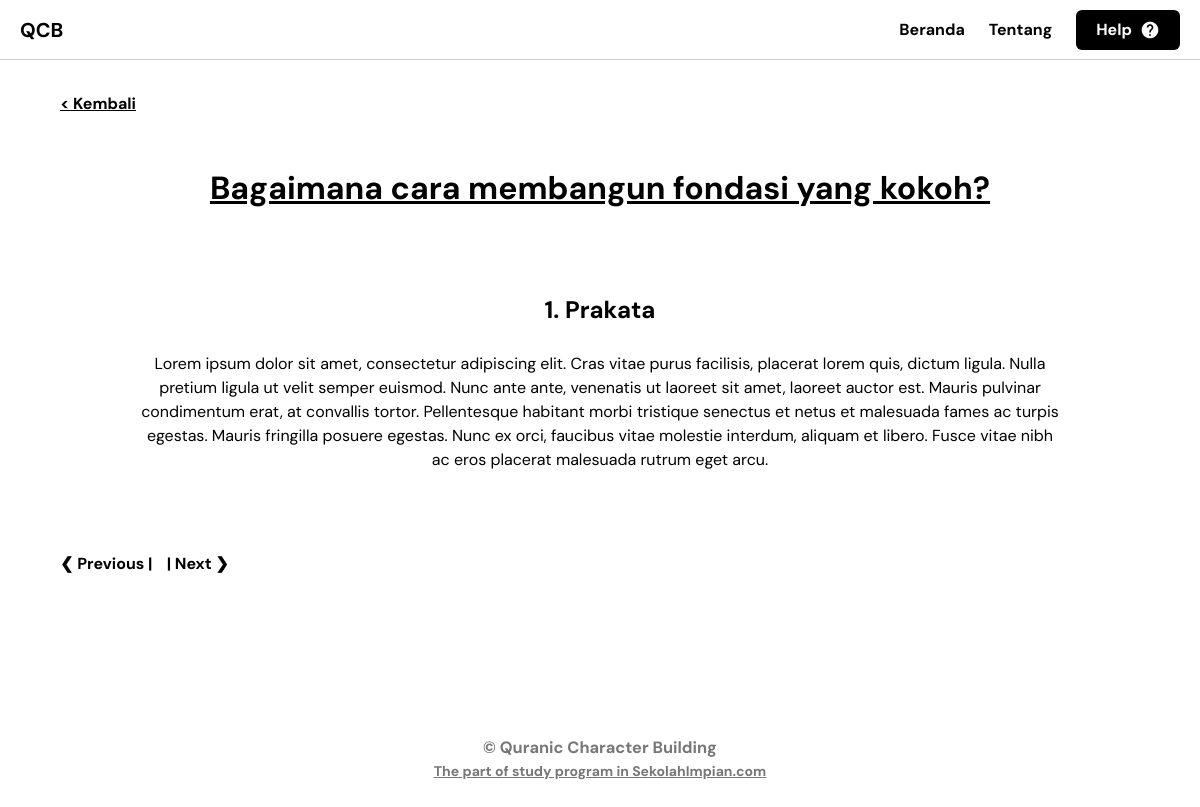
Screenshot of /keyword.php?id=1 with the database file from the repository.
### tables this page shows
CREATE TABLE `keyword` (
  `id` int NOT NULL,
  `judul` varchar(100) NOT NULL,
  `isi` text NOT NULL,
  `ayat` text NOT NULL,
  `audio` varchar(50) NOT NULL,
  `video` varchar(100) NOT NULL
);

### keyword.php (the view, shortened to what this page needs)
<?php
require_once 'db.php';
$id = $_GET['id'];
$id = mysqli_real_escape_string($conn,$id);
$query = "SELECT * FROM `keyword` WHERE `id`='" . $id . "'";
$result = mysqli_query($conn,$query);
while($row = mysqli_fetch_array($result)) {
?>
<!DOCTYPE html>
<html lang="en" >
<head>
  <link rel="stylesheet" href="https://cdnjs.cloudflare.com/ajax/libs/font-awesome/6.1.1/css/all.min.css">
  <link rel="stylesheet" href="assets/css/style.css">
  <link rel="stylesheet" href="assets/css/video.css">
</head>
<body>
<header class="header">
	<div class="header-content">
		<div class="header-logo">
			<h1 class="logo">QCB</h1>
		</div>
		<nav class="header-navigation">
			<a href="index.php">Beranda</a>
			<a href="about.php">Tentang</a>
			<a href="https://sekolahimpian.com/bidang-karakter" target="_blank" class="link-button">Help<i class="material-icons-outlined">help</i></a>
		</nav>
	</div>
</header>
<main>
	<div class="responsive-container">
	<a href="javascript:history.back()">< Kembali</a><br><br><br>
<div class="slideshow-container">
<center><h1><u><?php echo $row['judul']; ?></u></h1></center>
<div class="mySlides">
    <h2>1. Prakata</h2>
    <br>
    <p><?php echo $row['isi']; ?></p>
</div>
</div>
<a class="prev" onclick="plusSlides(-1)">❮ Previous |</a>
<a class="next" onclick="plusSlides(1)">| Next ❯</a>
</div>
	<div class="credits">
		<div class="responsive-container">
		<h3>© Quranic Character Building</h3>
	<a href='https://www.sekolahimpian.com/bidang-karakter' target="_blank">The part of study program in SekolahImpian.com</a>
		</div>
	</div>
</main>
<?php
}
?>
</body>
</html>

### assets/css/style.css (style rules this page uses)
*, *:before, *:after { box-sizing: border-box; }
body, h1, h2, h3, h4, p, ul, ol, li, figure, figcaption, blockquote, dl, dd { margin: 0; }
body { scroll-behavior: smooth; line-height: 1.5; background-color: #FFF; }
a { color: inherit; font-weight: bold; }
body { font-family: "DM Sans", sans-serif; }
.responsive-container { max-width: 1080px; width: 90%; margin-left: auto; margin-right: auto; }
.header { border-bottom: 1px solid #d0d0d0; min-height: 60px; padding-top: 0.5rem; padding-bottom: 0.5rem; display: flex; justify-content: center; }
.header-content { display: flex; width: 100%; max-width: 2000px; padding-left: 1.25rem; padding-right: 1.25rem; align-items: center; justify-content: space-between; }
.header-navigation { display: flex; align-items: center; }
.header-navigation a { margin-left: 1.5rem; text-decoration: none; font-size: 1rem; }
.link-button { display: flex; align-items: center; background-color: #000; border-radius: 0.375rem; padding: 0.5em 1.25em; color: #fff; }
.link-button i { font-size: 1.25rem; margin-left: 0.5rem; }
.logo { font-size: 1.25rem; font-weight: 700; }
main { padding-top: 2rem; padding-bottom: 6rem; }
.credits { display: flex; flex-direction: column; justify-content: center; text-align: center; margin-top: 10rem; color: #777; font-size: 0.875rem; }
.credits a { display: block; }

### assets/css/video.css (style rules this page uses)
* { margin: 0; padding: 0; box-sizing: border-box; }

### keyword.php (style rules this page uses)
.slideshow-container { position: flex; justify-content: space-between; }
.mySlides { display: none; padding: 80px; text-align: center; }
.next { position: static; padding: 10px; right: 0; }
.prev, .next { cursor: pointer; }

### rows the page displays
keyword: judul "Bagaimana cara membangun fondasi yang kokoh?", isi "Lorem ipsum dolor sit amet, consectetur adipiscing elit. Cras vitae purus facilisis, placerat lorem quis, dictum ligula. Nulla pretium ligula ut velit semper euismod. Nunc ante ante, venenatis ut laoreet sit amet, laoreet auctor est. Mauris pulvinar condimentum erat, at convallis tortor. Pellentesque habitant morbi tristique senectus et netus et malesuada fames ac turpis egestas. Mauris fringilla posuere egestas. Nunc ex orci, faucibus vitae molestie interdum, aliquam et libero. Fusce vitae nibh ac eros placerat malesuada rutrum eget arcu."
